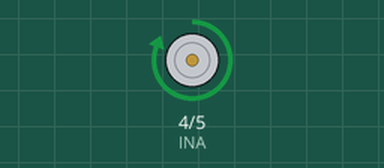
The sketch below on a simulated Arduino Uno, built with avr-gcc and run on an emulated ATmega328P. On the bench: motor-driver pin pairs drawn as motors (green arrow = first pin HIGH = forward, orange = second pin HIGH = backward, longer = more drive).

Above: at 1.0 s.
At 5.0 s:
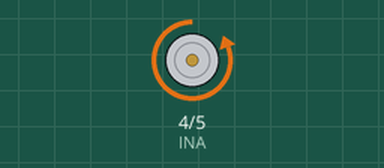
At 7.0 s:
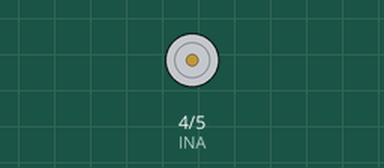
Timing chart, 0 to 10.4 s (numbered marks = the images above):
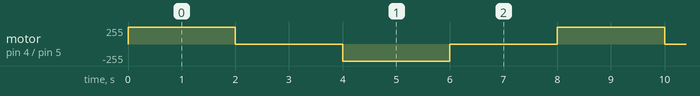

The sketch:

130_Motor.ino
```cpp
/*
 * 名称   : 130DC Fan motor
 * 功能   : 电机顺、逆旋转
 * 作者   : http://www.keyes-robot.com/
*/
//定义电机的两个引脚接口，分别为D4和D5
int INA = 4;   //INA对应IN+
int INB = 5;  //INB对应IN-
void setup() {
  //将电机引脚设置为输出
  pinMode(INA, OUTPUT);
  pinMode(INB, OUTPUT);
}

void loop() {
  //逆时针方向转
  digitalWrite(INA, HIGH);
  digitalWrite(INB, LOW);
  delay(2000);
  //停止
  digitalWrite(INA, LOW);
  digitalWrite(INB, LOW);
  delay(2000);
  //顺时针方向转
  digitalWrite(INA, LOW);
  digitalWrite(INB, HIGH);
  delay(2000);
  //停止
  digitalWrite(INA, LOW);
  digitalWrite(INB, LOW);
  delay(2000);
}
```

Measured:
- by itself, motor on pin 4 (INA) / pin 5 (INB): repeats every 8.0 s: stopped 2.0 s, backward 255/255 2.0 s, stopped 2.0 s, forward 255/255 2.0 s
